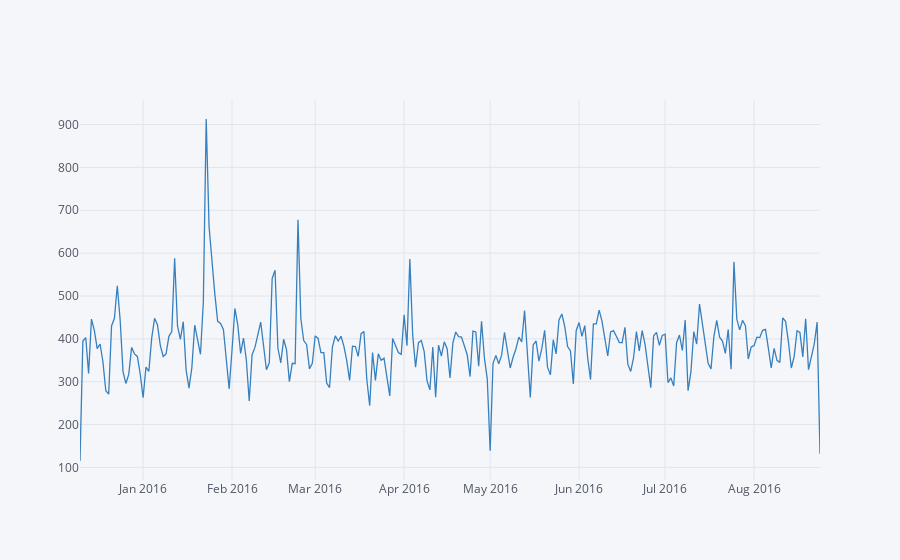

The notebook cell saved with this chart:
### Code cell
df.groupby("date").count()["twp"].iplot(color = "blue")
plt.tight_layout()

### Figure 1 — Plotly figure (JSON) as saved in the notebook; plotly's stock layout.template omitted (floating-point values rounded to 4 significant figures; data arrays with more than 128 entries replaced by an {"elided": "..."} marker saying what was removed)
{"data": [{"line": {"color": "rgba(55, 128, 191, 1.0)", "dash": "solid", "shape": "linear", "width": 1.3}, "mode": "lines", "name": "twp", "text": "", "type": "scatter", "x": {"elided": "259 str values"}, "y": {"elided": "259 int values"}}], "layout": {"legend": {"bgcolor": "#F5F6F9", "font": {"color": "#4D5663"}}, "paper_bgcolor": "#F5F6F9", "plot_bgcolor": "#F5F6F9", "title": {"font": {"color": "#4D5663"}}, "xaxis": {"gridcolor": "#E1E5ED", "showgrid": true, "tickfont": {"color": "#4D5663"}, "title": {"font": {"color": "#4D5663"}, "text": ""}, "zerolinecolor": "#E1E5ED"}, "yaxis": {"gridcolor": "#E1E5ED", "showgrid": true, "tickfont": {"color": "#4D5663"}, "title": {"font": {"color": "#4D5663"}, "text": ""}, "zerolinecolor": "#E1E5ED"}}}
